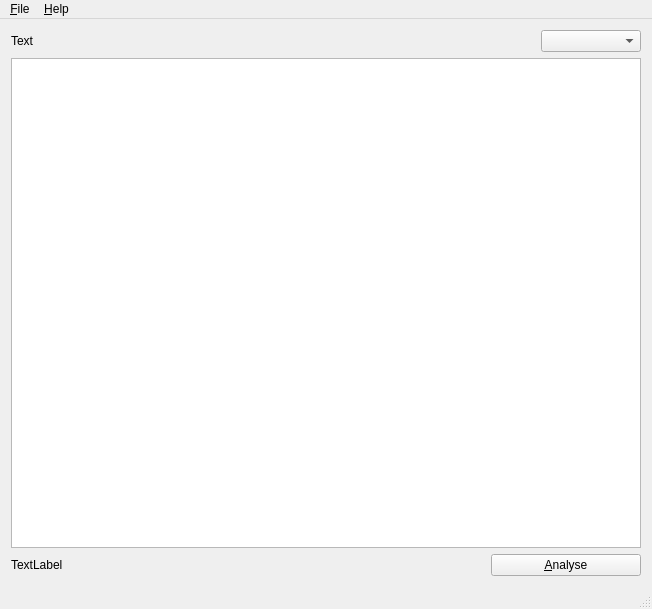
<?xml version="1.0" encoding="UTF-8"?>
<ui version="4.0">
 <class>MainWindow</class>
 <widget class="QMainWindow" name="MainWindow">
  <property name="geometry">
   <rect>
    <x>0</x>
    <y>0</y>
    <width>652</width>
    <height>609</height>
   </rect>
  </property>
  <property name="windowTitle">
   <string>MainWindow</string>
  </property>
  <widget class="QWidget" name="centralWidget">
   <layout class="QVBoxLayout" name="verticalLayout_2">
    <item>
     <layout class="QHBoxLayout" name="horizontalLayout_2">
      <item>
       <widget class="QLabel" name="label_textHeadline">
        <property name="text">
         <string>Text</string>
        </property>
       </widget>
      </item>
      <item>
       <widget class="QComboBox" name="comboBox_langs">
        <property name="minimumSize">
         <size>
          <width>100</width>
          <height>0</height>
         </size>
        </property>
        <property name="maximumSize">
         <size>
          <width>100</width>
          <height>16777215</height>
         </size>
        </property>
       </widget>
      </item>
     </layout>
    </item>
    <item>
     <widget class="QTextEdit" name="textEdit"/>
    </item>
    <item>
     <layout class="QHBoxLayout" name="horizontalLayout">
      <item>
       <widget class="QLabel" name="label">
        <property name="text">
         <string>TextLabel</string>
        </property>
       </widget>
      </item>
      <item>
       <widget class="QPushButton" name="pushButton_analyse">
        <property name="minimumSize">
         <size>
          <width>150</width>
          <height>0</height>
         </size>
        </property>
        <property name="maximumSize">
         <size>
          <width>150</width>
          <height>16777215</height>
         </size>
        </property>
        <property name="text">
         <string>&amp;Analyse</string>
        </property>
       </widget>
      </item>
     </layout>
    </item>
   </layout>
  </widget>
  <widget class="QMenuBar" name="menuBar">
   <property name="geometry">
    <rect>
     <x>0</x>
     <y>0</y>
     <width>652</width>
     <height>26</height>
    </rect>
   </property>
   <widget class="QMenu" name="menu_File">
    <property name="title">
     <string>&amp;File</string>
    </property>
    <addaction name="action_Exit"/>
   </widget>
   <widget class="QMenu" name="menu_Help">
    <property name="title">
     <string>&amp;Help</string>
    </property>
    <addaction name="actionAbout_My_Cute_Thesaurus"/>
    <addaction name="actionAbout_Qt"/>
   </widget>
   <addaction name="menu_File"/>
   <addaction name="menu_Help"/>
  </widget>
  <widget class="QStatusBar" name="statusBar"/>
  <action name="action_Exit">
   <property name="text">
    <string>&amp;Exit</string>
   </property>
  </action>
  <action name="actionAbout_My_Cute_Thesaurus">
   <property name="text">
    <string>About &amp;My Cute Thesaurus</string>
   </property>
  </action>
  <action name="actionAbout_Qt">
   <property name="text">
    <string>About &amp;Qt</string>
   </property>
  </action>
 </widget>
 <layoutdefault spacing="6" margin="11"/>
 <resources/>
 <connections/>
</ui>
